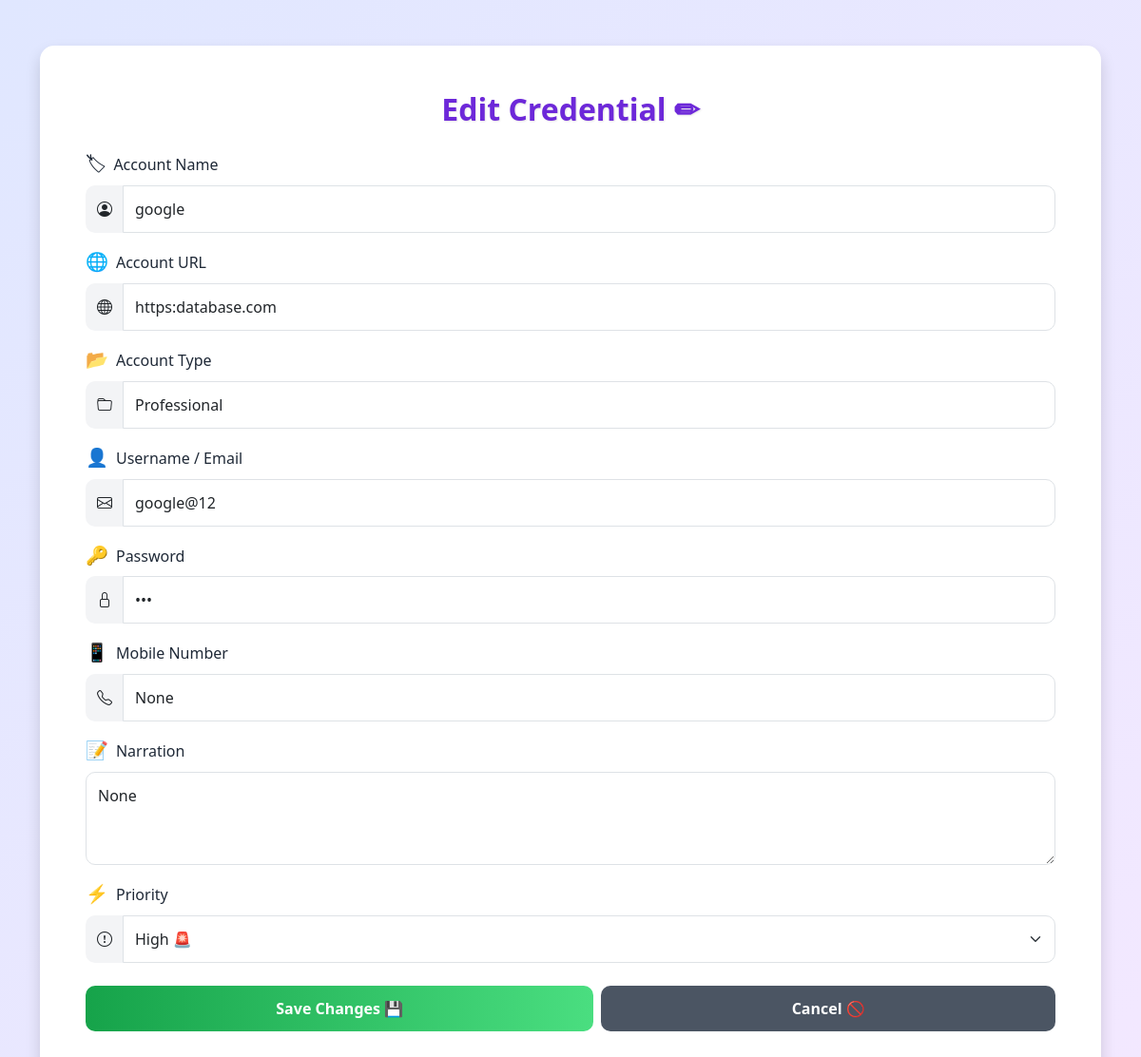
Page /edit/2 on the committed database.
### app.py (models this page shows, shortened)
class Account(db.Model):
    id = db.Column(db.Integer, primary_key=True)
    account_name = db.Column(db.String(100), nullable=False)
    account_url = db.Column(db.String(200), nullable=False)
    account_type = db.Column(db.String(50), nullable=False)
    username = db.Column(db.String(100), nullable=False)
    password = db.Column(db.String(256), nullable=False)  # Stores encrypted password
    mobile_number = db.Column(db.String(20), nullable=True)
    narration = db.Column(db.Text, nullable=True)
    priority = db.Column(db.String(20), nullable=False)
    tblregister_id = db.Column(db.Integer, nullable=False)

### app.py (the view, shortened to what this page needs)
@app.route('/edit/<int:account_id>', methods=['GET', 'POST'])
def edit_account(account_id):
    account = Account.query.get_or_404(account_id)
    return render_template('edit_account.html', account=account)

### templates/edit_account.html (shortened to what this page needs)
<!DOCTYPE html>
<html lang="en">
<head>
  <link href="https://cdn.jsdelivr.net/npm/bootstrap@5.3.2/dist/css/bootstrap.min.css" rel="stylesheet">
  <link href="https://cdn.jsdelivr.net/npm/bootstrap-icons@1.11.3/font/bootstrap-icons.css" rel="stylesheet">
</head>
<body>
  <div class="container mt-5 mb-5">
    <div class="card shadow p-4 p-md-5">
      <h2 class="text-center mb-4">Edit Credential ✏</h2>
      <form method="POST">
        <div class="mb-3">
          <label for="accountName" class="form-label"><span class="emoji">🏷</span>Account Name</label>
          <div class="input-group">
            <span class="input-group-text"><i class="bi bi-person-circle"></i></span>
            <input type="text" class="form-control" id="accountName" name="accountName" value="{{ account.account_name }}" placeholder="e.g., MyBank" required>
          </div>
        </div>
        <div class="mb-3">
          <label for="accountUrl" class="form-label"><span class="emoji">🌐</span>Account URL</label>
          <div class="input-group">
            <span class="input-group-text"><i class="bi bi-globe"></i></span>
            <input type="url" class="form-control" id="accountUrl" name="accountUrl" value="{{ account.account_url }}" placeholder="e.g., https://mybank.com" required>
          </div>
        </div>
        <div class="mb-3">
          <label for="accountType" class="form-label"><span class="emoji">📂</span>Account Type</label>
          <div class="input-group">
            <span class="input-group-text"><i class="bi bi-folder"></i></span>
            <input type="text" class="form-control" id="accountType" name="accountType" value="{{ account.account_type }}" placeholder="e.g., Banking" required>
          </div>
        </div>
        <div class="mb-3">
          <label for="username" class="form-label"><span class="emoji">👤</span>Username / Email</label>
          <div class="input-group">
            <span class="input-group-text"><i class="bi bi-envelope"></i></span>
            <input type="text" class="form-control" id="username" name="username" value="{{ account.username }}" placeholder="e.g., user@example.com" required>
          </div>
        </div>
        <div class="mb-3">
          <label for="password" class="form-label"><span class="emoji">🔑</span>Password</label>
          <div class="input-group">
            <span class="input-group-text"><i class="bi bi-lock"></i></span>
            <input type="password" class="form-control" id="password" name="password" value="{{ account.password }}" placeholder="Enter secure password" required>
          </div>
        </div>
        <div class="mb-3">
          <label for="mobileNumber" class="form-label"><span class="emoji">📱</span>Mobile Number</label>
          <div class="input-group">
            <span class="input-group-text"><i class="bi bi-telephone"></i></span>
            <input type="text" class="form-control" id="mobileNumber" name="mobileNumber" value="{{ account.mobile_number }}" placeholder="e.g., +1234567890">
          </div>
        </div>
        <div class="mb-3">
          <label for="narration" class="form-label"><span class="emoji">📝</span>Narration</label>
          <textarea class="form-control" id="narration" name="narration" rows="3" placeholder="Add notes or details...">{{ account.narration }}</textarea>
        </div>
        <div class="mb-4">
          <label for="priority" class="form-label"><span class="emoji">⚡</span>Priority</label>
          <div class="input-group">
            <span class="input-group-text"><i class="bi bi-exclamation-circle"></i></span>
            <select class="form-select" id="priority" name="priority" required>
              <option value="High" {% if account.priority == 'High' %}selected{% endif %}>High 🚨</option>
            </select>
          </div>
        </div>
        <div class="d-flex gap-2">
          <button type="submit" class="btn btn-success flex-grow-1">Save Changes 💾</button>
          <a href="{{ url_for('view_accounts1') }}" class="btn btn-secondary flex-grow-1">Cancel 🚫</a>
        </div>
      </form>
    </div>
  </div>
</body>
</html>

### templates/edit_account.html (style rules this page uses)
body { background: linear-gradient(135deg, #e0e7ff, #f3e8ff); min-height: 100vh; font-family: 'Segoe UI', Tahoma, Geneva, Verdana, sans-serif; }
.card { border: none; border-radius: 15px; background: #ffffff; box-shadow: 0 8px 30px rgba(0, 0, 0, 0.1); transition: transform 0.3s; }
.form-control, .form-select { border-radius: 10px; padding: 12px; font-size: 1rem; transition: border-color 0.3s, box-shadow 0.3s; }
.btn-success { background: linear-gradient(90deg, #16a34a, #4ade80); border: none; padding: 12px; font-weight: 600; border-radius: 10px; transition: background 0.3s; }
.btn-secondary { background: #4b5563; border: none; padding: 12px; font-weight: 600; border-radius: 10px; transition: background 0.3s; }
.input-group-text { background: #f3f4f6; border: none; border-radius: 10px 0 0 10px; }
.form-label { font-weight: 500; color: #1f2937; }
.emoji { font-size: 1.2rem; margin-right: 8px; }
h2 { color: #6d28d9; font-weight: 700; text-shadow: 1px 1px 2px rgba(0, 0, 0, 0.1); }

### rows in the picture
Account: accountName "google", accountUrl "https:database.com", accountType "Professional", username "google@12", mobileNumber "None", narration "None", priority "High 🚨"
